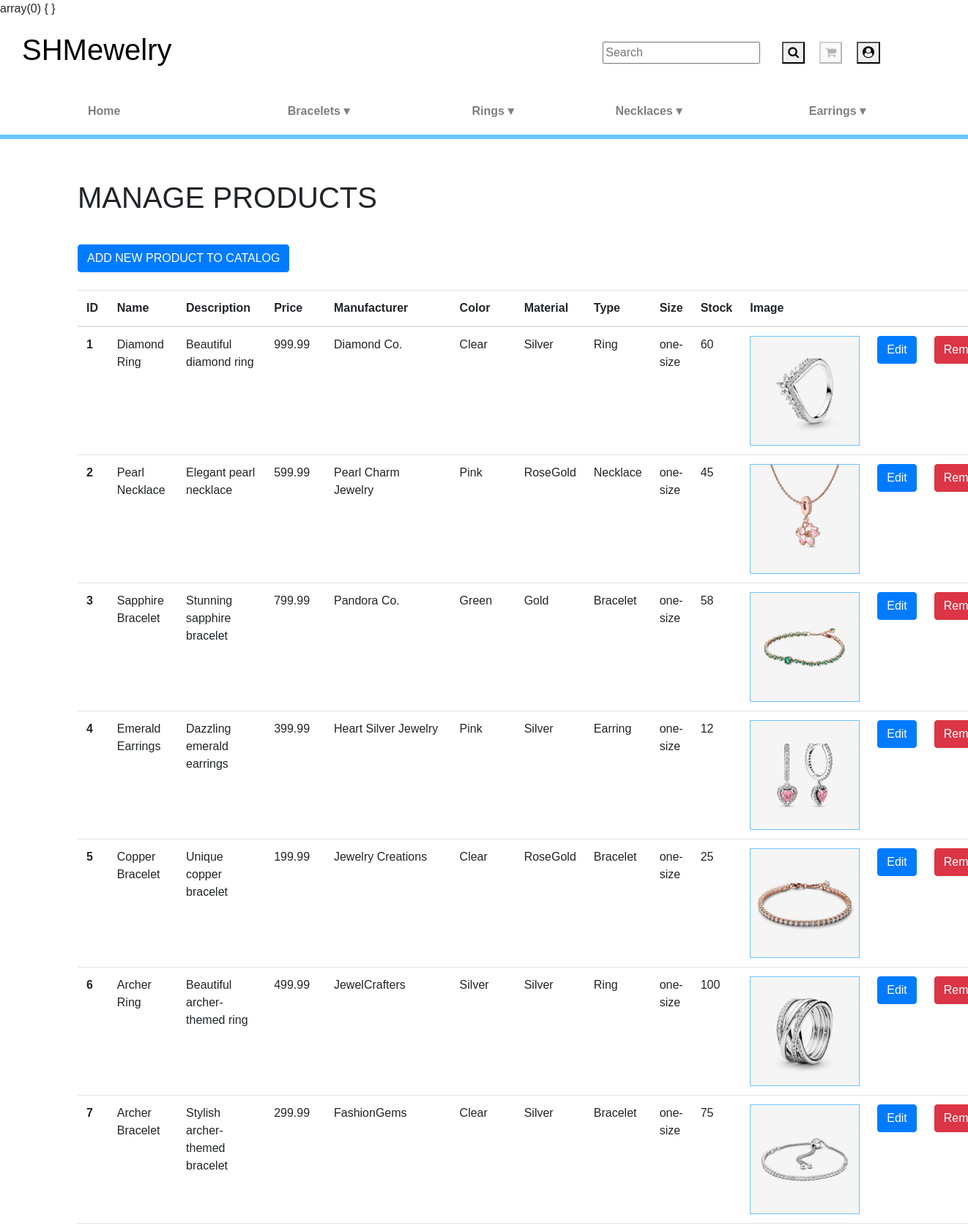
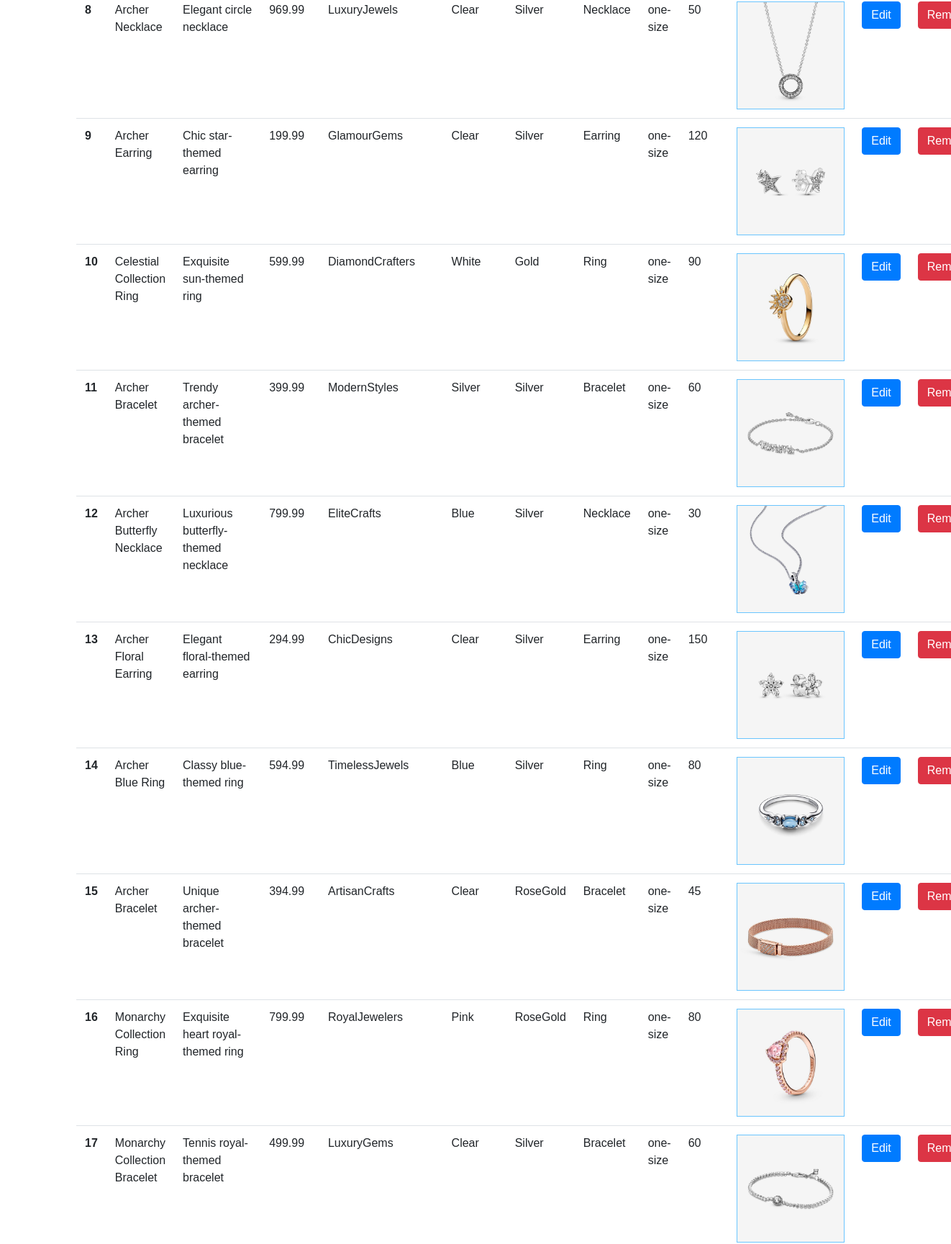
Page /index.php?controller=product&action=list (upper part) on the committed database (2 pictures, top to bottom).
### tables this page shows
CREATE TABLE PRODUCT (
    PRODUCT_ID INT AUTO_INCREMENT PRIMARY KEY,
    NAME VARCHAR(35),
    DESCRIPTION TEXT,
    PRICE DECIMAL(10, 2),
    MANUFACTURER VARCHAR(35),
    COLOR VARCHAR(35),
    MATERIAL VARCHAR(35),
    TYPE VARCHAR(35),
    SIZE VARCHAR(50),
    STOCK INT,
    PRODUCT_IMAGE VARCHAR(255)
);

### Models/Product.php (called while the page is built, shortened)
<?php
include_once(__DIR__ . '/../db_connection.php');
class Product{
public static function list() {
    global $conn;
    $sql = 'SELECT * FROM `PRODUCT`';
    $stmt = $conn->prepare($sql);
    $stmt->execute();
    $result = $stmt->get_result();
    return $result->fetch_all(MYSQLI_ASSOC);
}
}
?>

### Views/Product/list.php (the view, shortened to what this page needs)
<!DOCTYPE html>
<html lang="en">
<head>
    <link rel="stylesheet" href="https://cdn.jsdelivr.net/npm/bootstrap@4.0.0/dist/css/bootstrap.min.css">
</head>
<body>
    <?php include_once __DIR__ . "/../../navbar.php"; ?>
    <div class="container">
        <h1 class="py-2">MANAGE PRODUCTS</h1>
        <form method="post" action="index.php?controller=product&action=add">
            <button type="submit" class="btn btn-primary" name="add">ADD NEW PRODUCT TO CATALOG</button>
        </form>
        <table class="table">
            <thead>
                <tr>
                    <th scope="col">ID</th>
                    <th scope="col">Name</th>
                    <th scope="col" class="col-md-3">Description</th>
                    <th scope="col">Price</th>
                    <th scope="col">Manufacturer</th>
                    <th scope="col">Color</th>
                    <th scope="col">Material</th>
                    <th scope="col">Type</th>
                    <th scope="col">Size</th>
                    <th scope="col">Stock</th>
                    <th scope="col" class="col-md-3">Image</th>
                    <th scope="col"></th>
                    <th scope="col"></th>
                </tr>
            </thead>
            <tbody>
                <?php
                if (isset($data) && is_array($data) && !empty($data)) {
                    foreach ($data as $product) {
                        echo '<tr>
                            <th scope="row">' . $product['PRODUCT_ID'] . '</th>
                            <td>' . $product['NAME'] . '</td>
                            <td>' . $product['DESCRIPTION'] . '</td>
                            <td>' . $product['PRICE'] . '</td>
                            <td>' . $product['MANUFACTURER'] . '</td>
                            <td>' . $product['COLOR'] . '</td>
                            <td>' . $product['MATERIAL'] . '</td>
                            <td>' . $product['TYPE'] . '</td>
                            <td>' . $product['SIZE'] . '</td>
                            <td>' . $product['STOCK'] . '</td>';
                            if (empty($product['PRODUCT_IMAGE'])) {
                                echo '<td>'.$product['PRODUCT_IMAGE'].'</td>';
                            } else {
                                echo '<td><img src="/SHMewelry/assets/images/' . $product['PRODUCT_IMAGE'] . '" alt="' . $product['PRODUCT_IMAGE'] . '" width="150" style="border: 1px solid #6ac5fe;"></td>';
                            }
                            echo '<td>
                            <form method="post" action="index.php?controller=product&action=edit&id=' . $product['PRODUCT_ID'] . '">
                                <input type="hidden" name="product_id" value="' . $product['PRODUCT_ID'] . '">
                                <button type="submit" class="btn btn-primary" name="edit">Edit</button>
                            </form>
                            </td>
                            <td>
                            <form method="post" action="index.php?controller=product&action=delete">
                                <input type="hidden" name="product_id" value="' . $product['PRODUCT_ID'] . '">
                                <button type="submit" class="btn btn-danger" name="delete">Remove</button>
                            </form>
                            </td>
                        </tr>';
                    }
                } else {
                    echo '<tr><td colspan="13">No data available</td></tr>';
                }
                ?>
            </tbody>
        </table>
    </div>
</body>
</html>

### CSS/style.css (style rules this page uses)
html, body { height: 100%; margin: 0; }
body { display: flex; flex-direction: column; font-family: Arial, sans-serif; margin: 0; padding: 0; background-color: #fff; overflow-x: hidden; }
table { border-collapse: collapse; width: 100%; }
table td { max-width: 100%; flex-direction: column; align-items: center; }
th, td { padding: 10px; }

### CSS/shared.css (style rules this page uses)
html, body { height: 100%; margin: 0; }
body { display: flex; flex-direction: column; }

### rows in the picture
product: PRODUCT_ID "1", NAME "Diamond Ring", DESCRIPTION "Beautiful diamond ring", PRICE "999.99", MANUFACTURER "Diamond Co.", COLOR "Clear", MATERIAL "Silver", TYPE "Ring", SIZE "one-size", STOCK "60", PRODUCT_IMAGE (picture)
product: PRODUCT_ID "2", NAME "Pearl Necklace", DESCRIPTION "Elegant pearl necklace", PRICE "599.99", MANUFACTURER "Pearl Charm Jewelry", COLOR "Pink", MATERIAL "RoseGold", TYPE "Necklace", SIZE "one-size", STOCK "45", PRODUCT_IMAGE (picture)
product: PRODUCT_ID "3", NAME "Sapphire Bracelet", DESCRIPTION "Stunning sapphire bracelet", PRICE "799.99", MANUFACTURER "Pandora Co.", COLOR "Green", MATERIAL "Gold", TYPE "Bracelet", SIZE "one-size", STOCK "58", PRODUCT_IMAGE (picture)
product: PRODUCT_ID "4", NAME "Emerald Earrings", DESCRIPTION "Dazzling emerald earrings", PRICE "399.99", MANUFACTURER "Heart Silver Jewelry", COLOR "Pink", MATERIAL "Silver", TYPE "Earring", SIZE "one-size", STOCK "12", PRODUCT_IMAGE (picture)
product: PRODUCT_ID "5", NAME "Copper Bracelet", DESCRIPTION "Unique copper bracelet", PRICE "199.99", MANUFACTURER "Jewelry Creations", COLOR "Clear", MATERIAL "RoseGold", TYPE "Bracelet", SIZE "one-size", STOCK "25", PRODUCT_IMAGE (picture)
product: PRODUCT_ID "6", NAME "Archer Ring", DESCRIPTION "Beautiful archer-themed ring", PRICE "499.99", MANUFACTURER "JewelCrafters", COLOR "Silver", MATERIAL "Silver", TYPE "Ring", SIZE "one-size", STOCK "100", PRODUCT_IMAGE (picture)
product: PRODUCT_ID "7", NAME "Archer Bracelet", DESCRIPTION "Stylish archer-themed bracelet", PRICE "299.99", MANUFACTURER "FashionGems", COLOR "Clear", MATERIAL "Silver", TYPE "Bracelet", SIZE "one-size", STOCK "75", PRODUCT_IMAGE (picture)
product: PRODUCT_ID "8", NAME "Archer Necklace", DESCRIPTION "Elegant circle necklace", PRICE "969.99", MANUFACTURER "LuxuryJewels", COLOR "Clear", MATERIAL "Silver", TYPE "Necklace", SIZE "one-size", STOCK "50", PRODUCT_IMAGE (picture)
product: PRODUCT_ID "9", NAME "Archer Earring", DESCRIPTION "Chic star-themed earring", PRICE "199.99", MANUFACTURER "GlamourGems", COLOR "Clear", MATERIAL "Silver", TYPE "Earring", SIZE "one-size", STOCK "120", PRODUCT_IMAGE (picture)
product: PRODUCT_ID "10", NAME "Celestial Collection Ring", DESCRIPTION "Exquisite sun-themed ring", PRICE "599.99", MANUFACTURER "DiamondCrafters", COLOR "White", MATERIAL "Gold", TYPE "Ring", SIZE "one-size", STOCK "90", PRODUCT_IMAGE (picture)
product: PRODUCT_ID "11", NAME "Archer Bracelet", DESCRIPTION "Trendy archer-themed bracelet", PRICE "399.99", MANUFACTURER "ModernStyles", COLOR "Silver", MATERIAL "Silver", TYPE "Bracelet", SIZE "one-size", STOCK "60", PRODUCT_IMAGE (picture)
product: PRODUCT_ID "12", NAME "Archer Butterfly Necklace", DESCRIPTION "Luxurious butterfly-themed necklace", PRICE "799.99", MANUFACTURER "EliteCrafts", COLOR "Blue", MATERIAL "Silver", TYPE "Necklace", SIZE "one-size", STOCK "30", PRODUCT_IMAGE (picture)
product: PRODUCT_ID "13", NAME "Archer Floral Earring", DESCRIPTION "Elegant floral-themed earring", PRICE "294.99", MANUFACTURER "ChicDesigns", COLOR "Clear", MATERIAL "Silver", TYPE "Earring", SIZE "one-size", STOCK "150", PRODUCT_IMAGE (picture)
product: PRODUCT_ID "14", NAME "Archer Blue Ring", DESCRIPTION "Classy blue-themed ring", PRICE "594.99", MANUFACTURER "TimelessJewels", COLOR "Blue", MATERIAL "Silver", TYPE "Ring", SIZE "one-size", STOCK "80", PRODUCT_IMAGE (picture)
product: PRODUCT_ID "15", NAME "Archer Bracelet", DESCRIPTION "Unique archer-themed bracelet", PRICE "394.99", MANUFACTURER "ArtisanCrafts", COLOR "Clear", MATERIAL "RoseGold", TYPE "Bracelet", SIZE "one-size", STOCK "45", PRODUCT_IMAGE (picture)
product: PRODUCT_ID "16", NAME "Monarchy Collection Ring", DESCRIPTION "Exquisite heart royal-themed ring", PRICE "799.99", MANUFACTURER "RoyalJewelers", COLOR "Pink", MATERIAL "RoseGold", TYPE "Ring", SIZE "one-size", STOCK "80", PRODUCT_IMAGE (picture)
product: PRODUCT_ID "17", NAME "Monarchy Collection Bracelet", DESCRIPTION "Tennis royal-themed bracelet", PRICE "499.99", MANUFACTURER "LuxuryGems", COLOR "Clear", MATERIAL "Silver", TYPE "Bracelet", SIZE "one-size", STOCK "60", PRODUCT_IMAGE (picture)
